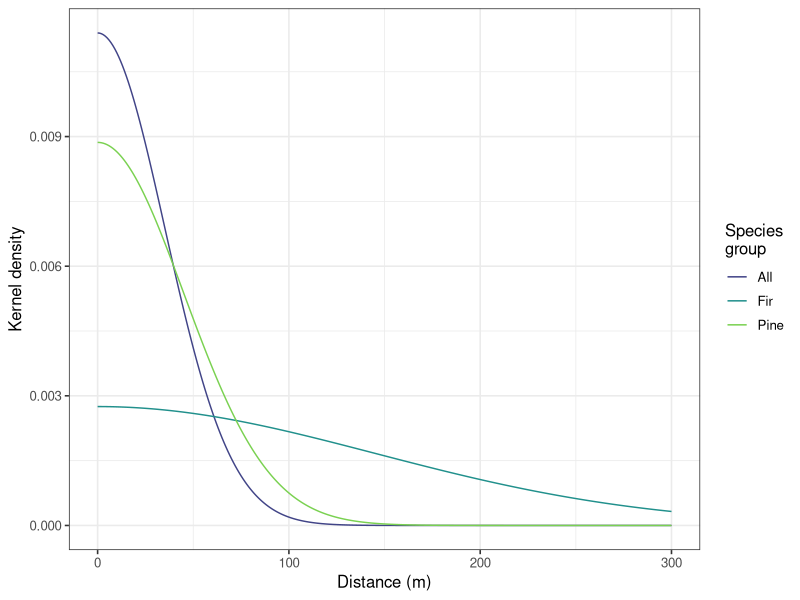
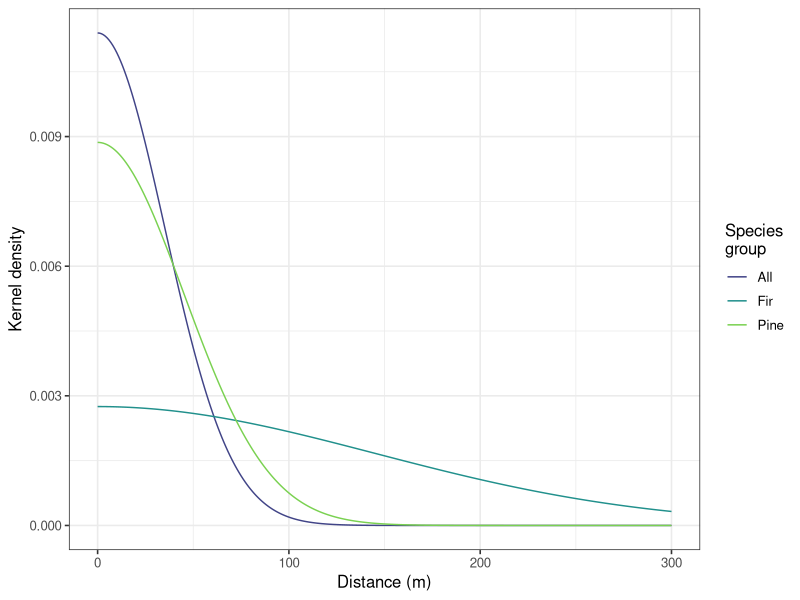

These figures' R source, in order:
library(tidyverse)


kernel_all = dnorm(0:300, mean = 0, sd = 35)
kernel_fir = dnorm(0:300, mean = 0, sd = 145)
kernel_pine = dnorm(0:300, mean = 0, sd = 45)

d_all = data.frame(kernel = kernel_all, dist = 0:300, species = "All")
d_fir = data.frame(kernel = kernel_fir, dist = 0:300, species = "Fir")
d_pine = data.frame(kernel = kernel_pine, dist = 0:300, species = "Pine")

d = bind_rows(d_all, d_fir, d_pine)

p = ggplot(d, aes(x = dist, y = kernel, color = species)) +
  geom_line() +
  scale_color_viridis_d(begin = 0.2, end = 0.8, name = "Species\ngroup") +
  theme_bw(12) +
  labs(x = "Distance (m)",
       y = "Kernel density")
p

png("~/Downloads/postcrpt_kernel.png", res = 700, width = 3000, height = 2000)
p
dev.off()
